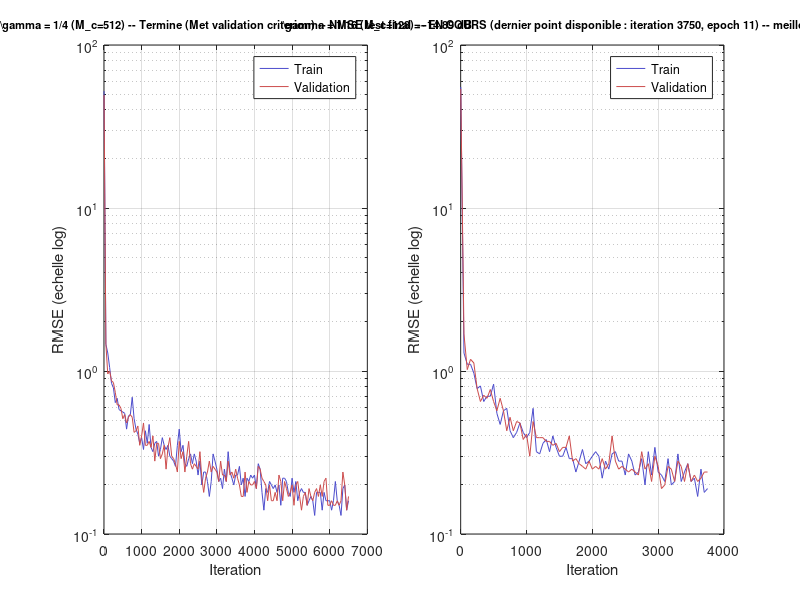

Reproduce this figure in MATLAB. (Note: this script raises an error after producing the figure.)
%% plot_convergence_curves.m
% =========================================================
% COURBES DE CONVERGENCE RECONSTRUITES A PARTIR DES LOGS CONSOLE
%
% Les entrainements de net_clean (gamma=1/4) et net_g16 (gamma=1/16)
% ont ete lances sans capturer la sortie 'info' de trainNetwork
% ( net = trainNetwork(...) au lieu de [net, info] = trainNetwork(...) ),
% donc l'historique officiel (info.TrainingRMSE / info.ValidationRMSE)
% n'est pas recuperable directement. Les valeurs ci-dessous sont
% retranscrites depuis les logs console imprimes pendant ces
% entrainements (colonnes Iteration / Mini-batch RMSE / Validation RMSE
% du tableau affiche par trainNetwork), a la frequence d'affichage native
% (toutes les ~50 iterations), et sont donc fideles aux valeurs reelles
% -- juste moins denses qu'un historique complet iteration par iteration.
%
% POUR LES PROCHAINS ENTRAINEMENTS (gamma=1/8 notamment) : capturer
% [net, info] = trainNetwork(...) permet de recuperer l'historique
% complet nativement, sans avoir besoin de cette reconstruction manuelle.
% =========================================================

%% gamma = 1/4 (net_clean) -- ENTRAINEMENT TERMINE (Met validation criterion)
g4.iteration = [1 50 100 150 200 250 300 350 400 450 500 550 600 650 700 ...
    750 800 850 900 950 1000 1050 1100 1150 1200 1250 1300 1350 1400 ...
    1450 1500 1550 1600 1650 1700 1750 1800 1850 1900 1950 2000 2050 2100 ...
    2150 2200 2250 2300 2350 2400 2450 2500 2550 2600 2650 2700 2750 2800 ...
    2850 2900 2950 3000 3050 3100 3150 3200 3250 3300 3350 3400 3450 3500 ...
    3550 3600 3650 3700 3750 3800 3850 3900 3950 4000 4050 4100 4150 4200 ...
    4250 4300 4350 4400 4450 4500 4550 4600 4650 4700 4750 4800 4850 4900 ...
    4950 5000 5050 5100 5150 5200 5250 5300 5350 5400 5450 5500 5550 5600 ...
    5650 5700 5750 5800 5850 5900 5950 6000 6050 6100 6150 6200 6250 6300 ...
    6350 6400 6450 6500];

g4.train_rmse = [52.10 1.46 1.29 1.05 0.84 0.79 0.64 0.68 0.58 0.57 0.56 0.55 0.44 0.53 0.54 ...
    0.69 0.51 0.44 0.41 0.36 0.39 0.33 0.43 0.36 0.47 0.34 0.32 0.36 0.37 ...
    0.30 0.33 0.39 0.35 0.33 0.35 0.30 0.29 0.28 0.26 0.35 0.44 0.32 0.35 ...
    0.27 0.26 0.29 0.31 0.27 0.31 0.28 0.23 0.28 0.20 0.24 0.24 0.21 0.17 ...
    0.21 0.31 0.28 0.25 0.21 0.22 0.19 0.25 0.21 0.32 0.24 0.22 0.20 0.23 ...
    0.23 0.26 0.20 0.22 0.17 0.22 0.21 0.23 0.22 0.23 0.19 0.27 0.25 0.18 ...
    0.14 0.19 0.18 0.21 0.20 0.19 0.20 0.18 0.20 0.15 0.22 0.22 0.21 0.18 ...
    0.17 0.22 0.18 0.21 0.16 0.18 0.19 0.18 0.18 0.15 0.16 0.17 0.16 0.13 ...
    0.18 0.18 0.18 0.14 0.18 0.16 0.16 0.16 0.14 0.16 0.21 0.16 0.15 0.13 ...
    0.19 0.20 0.14 0.16];

g4.val_rmse = [49.27 1.46 0.96 1.00 0.87 0.85 0.74 0.62 0.62 0.59 0.51 0.54 0.48 0.52 0.54 ...
    0.52 0.42 0.43 0.46 0.35 0.40 0.48 0.35 0.35 0.37 0.34 0.40 0.28 0.36 ...
    0.36 0.29 0.31 0.35 0.25 0.34 0.39 0.30 0.29 0.27 0.24 0.37 0.29 0.32 ...
    0.24 0.30 0.37 0.27 0.25 0.27 0.26 0.25 0.32 0.22 0.18 0.22 0.24 0.28 ...
    0.24 0.26 0.25 0.24 0.21 0.28 0.23 0.23 0.21 0.28 0.23 0.24 0.22 0.25 ...
    0.22 0.20 0.17 0.17 0.24 0.18 0.21 0.20 0.20 0.21 0.19 0.26 0.25 0.22 ...
    0.21 0.20 0.16 0.20 0.16 0.16 0.18 0.16 0.23 0.21 0.16 0.21 0.19 0.17 ...
    0.18 0.20 0.15 0.20 0.21 0.17 0.14 0.17 0.18 0.15 0.19 0.17 0.16 0.18 ...
    0.19 0.17 0.20 0.17 0.21 0.22 0.15 0.15 0.16 0.15 0.15 0.16 0.15 0.16 ...
    0.24 0.20 0.14 0.17];

g4.status = 'Termine (Met validation criterion) -- NMSE test final = -14.89 dB';

%% gamma = 1/16 (net_g16) -- ENTRAINEMENT EN COURS (partiel, jusqu'a iteration 3750)
g16.iteration = [1 50 100 150 200 250 300 350 400 450 500 550 600 650 700 ...
    750 800 850 900 950 1000 1050 1100 1150 1200 1250 1300 1350 1400 ...
    1450 1500 1550 1600 1650 1700 1750 1800 1850 1900 1950 2000 2050 2100 ...
    2150 2200 2250 2300 2350 2400 2450 2500 2550 2600 2650 2700 2750 2800 ...
    2850 2900 2950 3000 3050 3100 3150 3200 3250 3300 3350 3400 3450 3500 ...
    3550 3600 3650 3700 3750];

g16.train_rmse = [55.29 1.29 1.10 1.10 0.97 0.78 0.81 0.65 0.70 0.70 0.83 0.55 0.47 0.57 0.59 ...
    0.43 0.39 0.42 0.48 0.42 0.39 0.42 0.59 0.32 0.31 0.36 0.38 0.32 0.40 ...
    0.34 0.30 0.30 0.34 0.29 0.29 0.24 0.28 0.33 0.27 0.28 0.30 0.32 0.30 ...
    0.22 0.28 0.25 0.31 0.32 0.28 0.28 0.23 0.31 0.28 0.23 0.24 0.29 0.20 ...
    0.32 0.23 0.34 0.24 0.23 0.21 0.29 0.20 0.21 0.31 0.21 0.24 0.27 0.21 ...
    0.22 0.17 0.25 0.18 0.19];

g16.val_rmse = [53.76 1.69 1.02 1.18 1.12 0.78 0.65 0.71 0.68 0.77 0.65 0.57 0.68 0.57 0.43 ...
    0.52 0.43 0.49 0.48 0.38 0.41 0.30 0.49 0.39 0.39 0.39 0.37 0.37 0.35 ...
    0.36 0.32 0.34 0.34 0.40 0.28 0.29 0.27 0.26 0.25 0.28 0.25 0.26 0.25 ...
    0.29 0.25 0.27 0.40 0.28 0.25 0.26 0.25 0.24 0.25 0.24 0.23 0.32 0.25 ...
    0.27 0.21 0.30 0.26 0.19 0.20 0.26 0.25 0.21 0.28 0.26 0.21 0.27 0.21 ...
    0.23 0.21 0.22 0.24 0.24];

g16.status = 'EN COURS (dernier point disponible : iteration 3750, epoch 11) -- meilleur RMSE val = 0.19';

%% CONVERSION APPROXIMATIVE EN NMSE (dB), pour reference
% RMSE(iteration) ~ sqrt(NMSE_lineaire) sous l'hypothese que le RMSE
% affiche par trainNetwork correspond a l'erreur quadratique globale
% normalisee -- conversion indicative pour la lecture des courbes,
% le NMSE final officiel restant celui calcule par predict() sur le
% test set complet (-14.89 dB pour gamma=1/4).
g4.val_nmse_db  = 20*log10(g4.val_rmse ./ 1.0);   % std original ~ 1.0
g16.val_nmse_db = 20*log10(g16.val_rmse ./ 1.0);

%% GRAPHIQUE 1 : RMSE train/val, gamma=1/4 vs gamma=1/16
figure('Position', [100 100 1000 450]);

subplot(1,2,1);
semilogy(g4.iteration, g4.train_rmse, '-', 'Color', [0.3 0.3 0.8], 'DisplayName', 'Train'); hold on;
semilogy(g4.iteration, g4.val_rmse, '-', 'Color', [0.8 0.3 0.3], 'DisplayName', 'Validation');
xlabel('Iteration'); ylabel('RMSE (echelle log)');
title(sprintf('\\gamma = 1/4 (M_c=512) -- %s', g4.status), 'Interpreter', 'none', 'FontSize', 8);
legend('Location', 'northeast'); grid on;

subplot(1,2,2);
semilogy(g16.iteration, g16.train_rmse, '-', 'Color', [0.3 0.3 0.8], 'DisplayName', 'Train'); hold on;
semilogy(g16.iteration, g16.val_rmse, '-', 'Color', [0.8 0.3 0.3], 'DisplayName', 'Validation');
xlabel('Iteration'); ylabel('RMSE (echelle log)');
title(sprintf('\\gamma = 1/16 (M_c=128) -- %s', g16.status), 'Interpreter', 'none', 'FontSize', 8);
legend('Location', 'northeast'); grid on;

sgtitle('Courbes de convergence (reconstruites depuis les logs console)');

%% GRAPHIQUE 2 : comparaison directe des deux courbes de validation
figure('Position', [100 600 700 450]);
plot(g4.iteration, g4.val_rmse, '-o', 'MarkerSize', 2, 'DisplayName', '\gamma=1/4 (validation)'); hold on;
plot(g16.iteration, g16.val_rmse, '-s', 'MarkerSize', 2, 'DisplayName', '\gamma=1/16 (validation)');
xlabel('Iteration'); ylabel('RMSE validation');
title('Comparaison de convergence : \gamma=1/4 vs \gamma=1/16');
legend('Location', 'northeast'); grid on;

fprintf('Note : la courbe gamma=1/16 est PARTIELLE (entrainement en cours).\n');
fprintf('Regenerer ce graphique une fois gamma=1/16 termine pour la version finale du memoire.\n');
